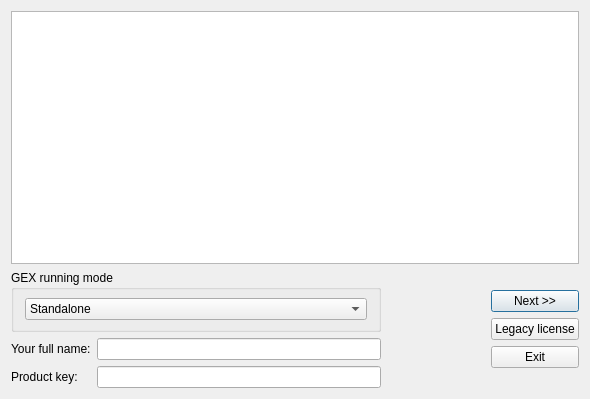
<?xml version="1.0" encoding="UTF-8"?>
<ui version="4.0">
 <class>LicenseProviderDialog</class>
 <widget class="QDialog" name="LicenseProviderDialog">
  <property name="geometry">
   <rect>
    <x>0</x>
    <y>0</y>
    <width>590</width>
    <height>399</height>
   </rect>
  </property>
  <property name="windowTitle">
   <string>Quantix Examinator License activation</string>
  </property>
  <property name="windowIcon">
   <iconset>
    <normaloff>:/gex/icons/gex_application.png</normaloff>:/gex/icons/gex_application.png</iconset>
  </property>
  <property name="autoFillBackground">
   <bool>true</bool>
  </property>
  <layout class="QGridLayout" name="gridLayout_3" rowstretch="100,1" columnstretch="1,100,0">
   <item row="1" column="1">
    <spacer name="horizontalSpacer_2">
     <property name="orientation">
      <enum>Qt::Horizontal</enum>
     </property>
     <property name="sizeHint" stdset="0">
      <size>
       <width>102</width>
       <height>118</height>
      </size>
     </property>
    </spacer>
   </item>
   <item row="0" column="0" colspan="3">
    <widget class="QTextBrowser" name="StartupText">
     <property name="acceptDrops">
      <bool>false</bool>
     </property>
     <property name="autoFormatting">
      <set>QTextEdit::AutoAll</set>
     </property>
     <property name="undoRedoEnabled">
      <bool>true</bool>
     </property>
     <property name="html">
      <string>&lt;!DOCTYPE HTML PUBLIC &quot;-//W3C//DTD HTML 4.0//EN&quot; &quot;http://www.w3.org/TR/REC-html40/strict.dtd&quot;&gt;
&lt;html&gt;&lt;head&gt;&lt;meta name=&quot;qrichtext&quot; content=&quot;1&quot; /&gt;&lt;style type=&quot;text/css&quot;&gt;
p, li { white-space: pre-wrap; }
&lt;/style&gt;&lt;/head&gt;&lt;body style=&quot; font-family:'.SF NS Text'; font-size:13pt; font-weight:400; font-style:normal;&quot;&gt;
&lt;p style=&quot;-qt-paragraph-type:empty; margin-top:0px; margin-bottom:0px; margin-left:0px; margin-right:0px; -qt-block-indent:0; text-indent:0px; font-family:'MS Shell Dlg 2'; font-size:8pt;&quot;&gt;&lt;br /&gt;&lt;/p&gt;&lt;/body&gt;&lt;/html&gt;</string>
     </property>
    </widget>
   </item>
   <item row="1" column="2">
    <layout class="QVBoxLayout" name="verticalLayout">
     <item>
      <spacer name="verticalSpacer">
       <property name="orientation">
        <enum>Qt::Vertical</enum>
       </property>
       <property name="sizeHint" stdset="0">
        <size>
         <width>20</width>
         <height>40</height>
        </size>
       </property>
      </spacer>
     </item>
     <item>
      <widget class="QPushButton" name="buttonOk">
       <property name="enabled">
        <bool>true</bool>
       </property>
       <property name="toolTip">
        <string>Continue GEX startup sequence...</string>
       </property>
       <property name="text">
        <string>Next &gt;&gt;</string>
       </property>
      </widget>
     </item>
     <item>
      <widget class="QPushButton" name="buttonLegacy">
       <property name="text">
        <string>Legacy license</string>
       </property>
      </widget>
     </item>
     <item>
      <widget class="QPushButton" name="ButtonExit">
       <property name="toolTip">
        <string>Abort</string>
       </property>
       <property name="text">
        <string>Exit</string>
       </property>
      </widget>
     </item>
     <item>
      <spacer name="horizontalSpacer">
       <property name="orientation">
        <enum>Qt::Horizontal</enum>
       </property>
       <property name="sizeHint" stdset="0">
        <size>
         <width>40</width>
         <height>20</height>
        </size>
       </property>
      </spacer>
     </item>
    </layout>
   </item>
   <item row="1" column="0">
    <layout class="QVBoxLayout" name="verticalLayout_3">
     <item>
      <widget class="QGroupBox" name="groupBox">
       <property name="minimumSize">
        <size>
         <width>370</width>
         <height>50</height>
        </size>
       </property>
       <property name="sizeIncrement">
        <size>
         <width>400</width>
         <height>50</height>
        </size>
       </property>
       <property name="title">
        <string>GEX running mode</string>
       </property>
       <layout class="QGridLayout" name="gridLayout_4">
        <property name="topMargin">
         <number>3</number>
        </property>
        <property name="bottomMargin">
         <number>3</number>
        </property>
        <item row="0" column="0">
         <widget class="QComboBox" name="ComboBoxRunningMode">
          <item>
           <property name="text">
            <string>Standalone</string>
           </property>
          </item>
          <item>
           <property name="text">
            <string>Connect to server</string>
           </property>
          </item>
         </widget>
        </item>
       </layout>
      </widget>
     </item>
     <item>
      <layout class="QVBoxLayout" name="verticalLayout_2">
       <item>
        <layout class="QGridLayout" name="gridLayout">
         <item row="0" column="1">
          <widget class="QLineEdit" name="editField1">
           <property name="toolTip">
            <string>&lt;html&gt;&lt;head/&gt;&lt;body&gt;&lt;p&gt;Enter the list of server(s):port(s) separated by &amp;quot;;&amp;quot;.&lt;/p&gt;&lt;p&gt;Example: localhost:27000;192.168.1.5:27001&lt;/p&gt;&lt;/body&gt;&lt;/html&gt;</string>
           </property>
           <property name="text">
            <string/>
           </property>
          </widget>
         </item>
         <item row="0" column="0">
          <widget class="QLabel" name="TextLabel1">
           <property name="minimumSize">
            <size>
             <width>80</width>
             <height>0</height>
            </size>
           </property>
           <property name="text">
            <string>Your full name:</string>
           </property>
           <property name="wordWrap">
            <bool>false</bool>
           </property>
          </widget>
         </item>
         <item row="1" column="0">
          <widget class="QLabel" name="TextLabel2">
           <property name="minimumSize">
            <size>
             <width>80</width>
             <height>0</height>
            </size>
           </property>
           <property name="text">
            <string>Product key:</string>
           </property>
           <property name="wordWrap">
            <bool>false</bool>
           </property>
          </widget>
         </item>
         <item row="1" column="1">
          <widget class="QLineEdit" name="editField2">
           <property name="toolTip">
            <string/>
           </property>
          </widget>
         </item>
        </layout>
       </item>
       <item>
        <layout class="QGridLayout" name="gridLayout_2"/>
       </item>
      </layout>
     </item>
    </layout>
   </item>
  </layout>
 </widget>
 <layoutdefault spacing="6" margin="11"/>
 <tabstops>
  <tabstop>editField1</tabstop>
  <tabstop>editField2</tabstop>
  <tabstop>buttonOk</tabstop>
  <tabstop>buttonLegacy</tabstop>
  <tabstop>ButtonExit</tabstop>
  <tabstop>StartupText</tabstop>
 </tabstops>
 <resources/>
 <connections/>
</ui>
